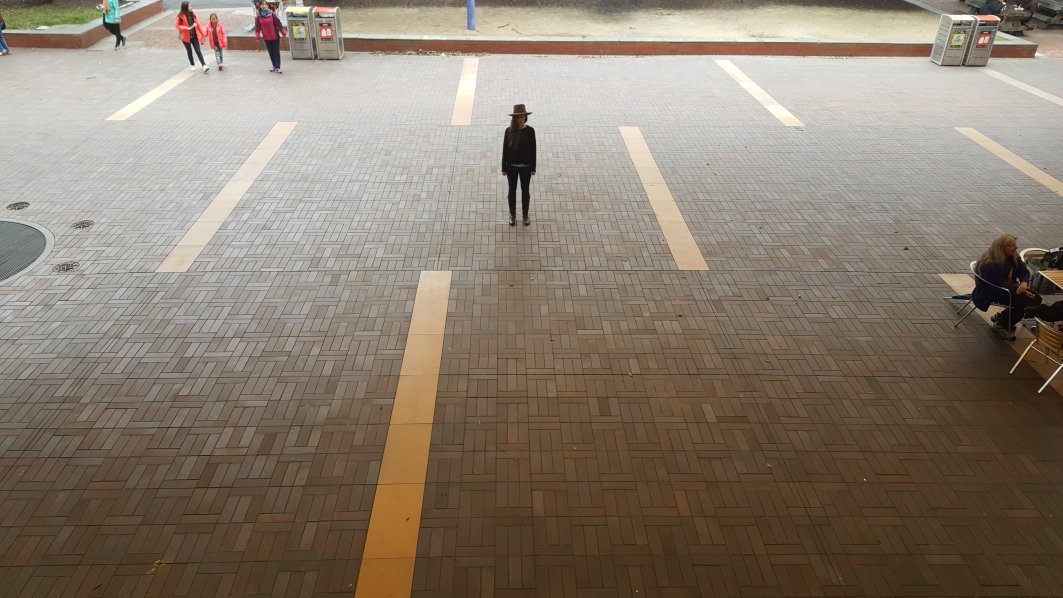
#> input picture camera/HOG_detector/test_image.jpg, 5312 x 2988 px (shown at 1/5 size)
$ python find_objects_w_HOG.py   (Python 2 division)   (older library calls are emulated)
#> lines starting #> are read from the running program, lines starting #| are printed output that depends on the picture; after the words box and inside, x2 and y2 are one past the last pixel; in counts of white or black regions, pixels touching at a corner belong together
#> further down, img_original is the input picture: shape (2988, 5312, 3); mean B, G, R 111.9, 125.9, 138.3
### camera/HOG_detector/saliency.py
#!/usr/bin/env python
# -*- coding: utf-8 -*-

"""A module to generate a saliency map from an RGB image
    This code is based on the approach described in:
    [1] X. Hou and L. Zhang (2007). Saliency Detection: A Spectral Residual
        Approach. IEEE Transactions on Computer Vision and Pattern Recognition
        (CVPR), p.1-8. doi: 10.1109/CVPR.2007.383267
"""

import cv2
import numpy as np
from matplotlib import pyplot as plt


class Saliency:
    """Generate saliency map from RGB images with the spectral residual method
        This class implements an algorithm that is based on the spectral
        residual approach (Hou & Zhang, 2007).
    """
    def __init__(self, img, use_numpy_fft=True, gauss_kernel=(5, 5)):
        """Constructor
            This method initializes the saliency algorithm.
            :param img: an RGB input image
            :param use_numpy_fft: flag whether to use NumPy's FFT (True) or
                                  OpenCV's FFT (False)
            :param gauss_kernel: Kernel size for Gaussian blur
        """
#> called with use_numpy_fft = True, gauss_kernel = (5, 5)
        self.use_numpy_fft = use_numpy_fft
        self.gauss_kernel = gauss_kernel
        self.frame_orig = img

        # downsample image for processing
        self.small_shape = (64, 64)
        self.frame_small = cv2.resize(img, self.small_shape[1::-1])

        # whether we need to do the math (True) or it has already
        # been done (False)
        self.need_saliency_map = True

    def get_saliency_map(self):
        """Returns a saliency map
            This method generates a saliency map for the image that was
            passed to the class constructor.
            :returns: grayscale saliency map
        """
        if self.need_saliency_map:
            # haven't calculated saliency map for this image yet
            num_channels = 1
            if len(self.frame_orig.shape) == 2:
                # single channel
                sal = self._get_channel_sal_magn(self.frame_small)
            else:
                # multiple channels: consider each channel independently
                sal = np.zeros_like(self.frame_small).astype(np.float32)
                for c in xrange(self.frame_small.shape[2]):
                    small = self.frame_small[:, :, c]
                    sal[:, :, c] = self._get_channel_sal_magn(small)
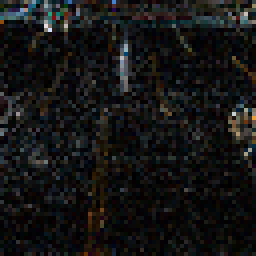
#> sal: shape (64, 64, 3) float32 (shown 4 times larger); mean B, G, R 0.0111, 0.0112, 0.0113; drawn with min black and max white
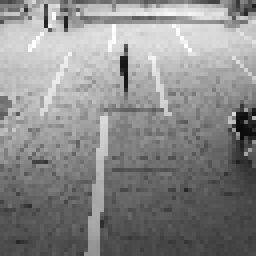
#> small: shape (64, 64) (shown 4 times larger); min 10, max 255, mean 137.6

                # overall saliency: channel mean
                sal = np.mean(sal, 2)
#> sal: shape (64, 64) float32

            # postprocess: blur, square, and normalize
            if self.gauss_kernel is not None:
                sal = cv2.GaussianBlur(sal, self.gauss_kernel, sigmaX=8,
                                       sigmaY=0)
            sal = sal**2
            sal = np.float32(sal)/np.max(sal)

            # scale up
            sal = cv2.resize(sal, self.frame_orig.shape[1::-1])
#> sal: shape (720, 1280) float32

            # store a copy so we do the work only once per frame
            self.saliencyMap = sal
            self.need_saliency_map = False

        return self.saliencyMap

    def _get_channel_sal_magn(self, channel):
        """Returns the log-magnitude of the Fourier spectrum
            This method calculates the log-magnitude of the Fourier spectrum
            of a single-channel image. This image could be a regular grayscale
            image, or a single color channel of an RGB image.
            :param channel: single-channel input image
            :returns: log-magnitude of Fourier spectrum
        """
        # do FFT and get log-spectrum
        if self.use_numpy_fft:
            img_dft = np.fft.fft2(channel)
            magnitude, angle = cv2.cartToPolar(np.real(img_dft),
                                               np.imag(img_dft))
        else:
            img_dft = cv2.dft(np.float32(channel),
                              flags=cv2.DFT_COMPLEX_OUTPUT)
            magnitude, angle = cv2.cartToPolar(img_dft[:, :, 0],
                                               img_dft[:, :, 1])

        # get log amplitude
        log_ampl = np.log10(magnitude.clip(min=1e-9))

        # blur log amplitude with avg filter
        log_ampl_blur = cv2.blur(log_ampl, (3, 3))

        # residual
        residual = np.exp(log_ampl - log_ampl_blur)

        # back to cartesian frequency domain
        if self.use_numpy_fft:
            real_part, imag_part = cv2.polarToCart(residual, angle)
            img_combined = np.fft.ifft2(real_part + 1j*imag_part)
            magnitude, _ = cv2.cartToPolar(np.real(img_combined),
                                           np.imag(img_combined))
        else:
            img_dft[:, :, 0], img_dft[:, :, 1] = cv2.polarToCart(residual,
                                                                 angle)
            img_combined = cv2.idft(img_dft)
            magnitude, _ = cv2.cartToPolar(img_combined[:, :, 0],
                                           img_combined[:, :, 1])

        return magnitude

    # [87 lines left out: functions calc_magnitude_spectrum, plot_power_spectrum, get_proto_objects_map, not called in this run]

### camera/HOG_detector/find_objects_w_HOG.py
import cv2
import numpy as np
from matplotlib import pyplot as plt
import time

#SAL
from saliency import Saliency
#HOG
#from imutils.object_detection import non_max_supression
#from imutils import paths
#import imutils


BUFFER = 40

#read an image
img_original = cv2.imread('test_image.jpg')
img_grayscale = cv2.cvtColor(img_original, cv2.COLOR_BGR2GRAY)

img_sized = cv2.resize(img_original,(1280,720))
img_size_exclusion = img_sized.copy()
img_hist = img_sized.copy()
img_hog = img_sized.copy()

start = time.time()
#find the saliency map
sal = Saliency(img_sized)
sal_map = sal.get_saliency_map()

end = time.time()

test_duration = end-start

#convert to the correct type
sal_conv = (sal_map*255).round().astype(np.uint8)

#find the contours
ret,thresh = cv2.threshold(sal_conv,100,255,0)
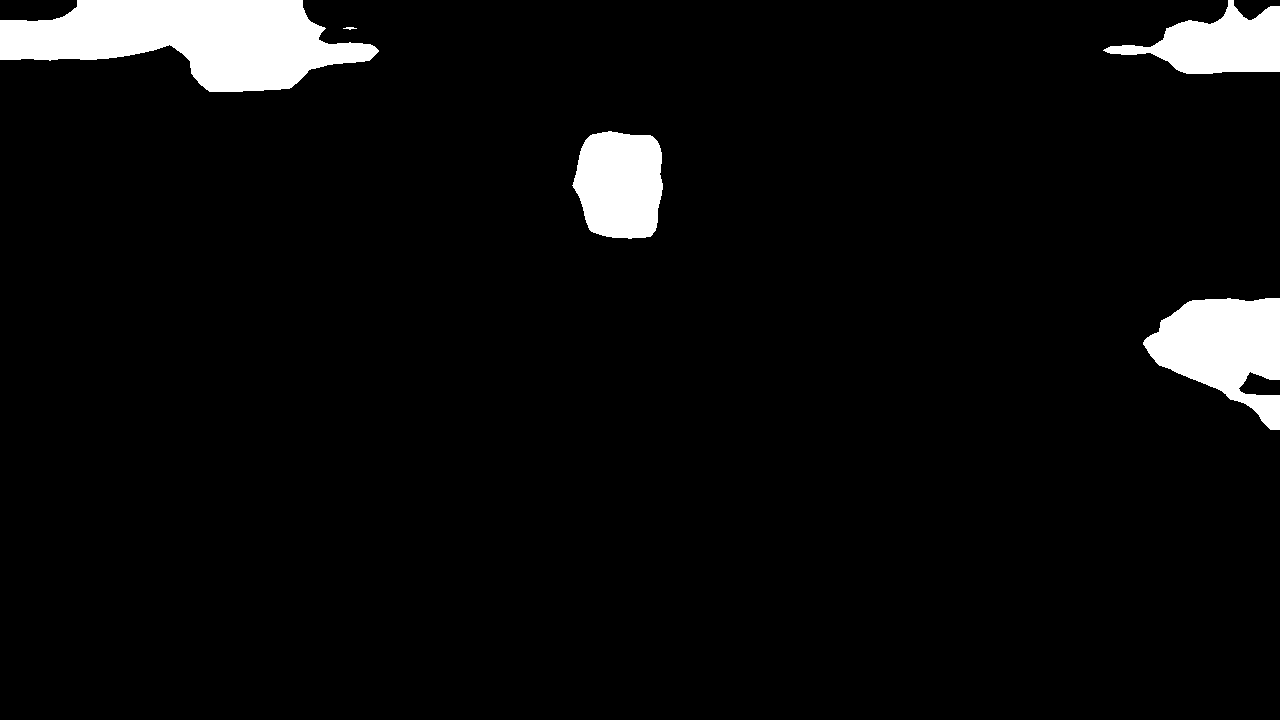
#> thresh: shape (720, 1280); 5.1% white; 5 white regions
_, contours, _ = cv2.findContours(thresh,cv2.RETR_TREE,cv2.CHAIN_APPROX_SIMPLE)
#> contours = 5 contours, 1 with area under 20; largest, box (x1, y1, x2, y2) and area: (0, 0, 379, 92) 20970, (1143, 298, 1280, 430) 10515, (572, 131, 663, 239) 7906, (1103, 0, 1280, 74) 6680


font = cv2.FONT_HERSHEY_SIMPLEX
mask = np.zeros(img_sized.shape,np.uint8)
color = ('b','r','g')
object_detected = None
detection_queue = []

for cnt in contours:
    (x,y),radius = cv2.minEnclosingCircle(cnt)
    center = (int(x),int(y))
    radius = int(radius)+ BUFFER
    area = 3.141*(radius**2)

    print "Object Detected :: AREA - ", area

    if area >= 30000 and area <= 40000:
        print "IN RANGE AREA DETECTED"
        cv2.circle(img_size_exclusion,center,radius,(0,255,255),2)
        cv2.putText(img_size_exclusion,str(area),center,font,1,(255,255,255),2,cv2.LINE_AA)
        cv2.drawContours(mask,[cnt],0,255,-1)

        rect = cv2.minAreaRect(cnt)
        box = cv2.boxPoints(rect)
        box = np.int0(box)
        cv2.drawContours(img_sized, [box],0,(0,0,255),2)
        x,y,w,h = cv2.boundingRect(cnt)
        h = h + BUFFER
        w = w + BUFFER
        object_detected = img_hist[y:y+h,x:x+w]

        #place into the detection queue to be multiprocessed
        detection_queue.insert(0,object_detected)

        #use a blank section to contrast against
        y = y
        x = x - 100
        blank_example = img_hist[y:y+h,x:x+w]

    cv2.circle(img_sized,center,radius,(0,255,0),2)
    cv2.putText(img_sized,str(area),center,font,1,(255,255,255),2,cv2.LINE_AA)
#> this loop made 5 passes
#> (x, y, radius, center, area, rect, box, w) on pass 2: (472, 131, 98, (620, 185), 30166.2, ((617.2, 184.6), (105.3, 89.94), -84.14), [[656, 241], [567, 232], [577, 127], [667, 136]], 131)
#> (x, y, radius, center, area) on passes 1, 3, 4, 5: (1225.1, 363.5, 124, (1225, 363), 48296), (349.5, 28, 46, (349, 28), 6646.4), (1193.6, 38.5, 131, (1193, 38), 53902.7), (188.7, 39.5, 229, (188, 39), 164717.2)
#| Object Detected :: AREA -  48296.016
#| Object Detected :: AREA -  30166.164
#| IN RANGE AREA DETECTED
#| Object Detected :: AREA -  6646.356
#| Object Detected :: AREA -  53902.701
#| Object Detected :: AREA -  164717.181
#> pass 2, `object_detected = img_hist[y:y+h,x:x+w]`:
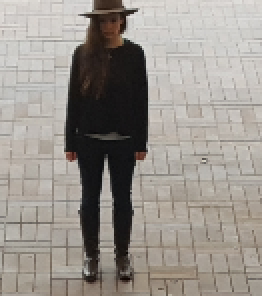
#> object_detected: shape (148, 131, 3) (shown 2 times larger); mean B, G, R 140.7, 147.1, 152.7
#> pass 2, `blank_example = img_hist[y:y+h,x:x+w]`:
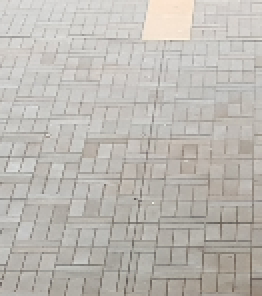
#> blank_example: shape (148, 131, 3) (shown 2 times larger); mean B, G, R 179.5, 185.3, 188.9
#> after the loop:
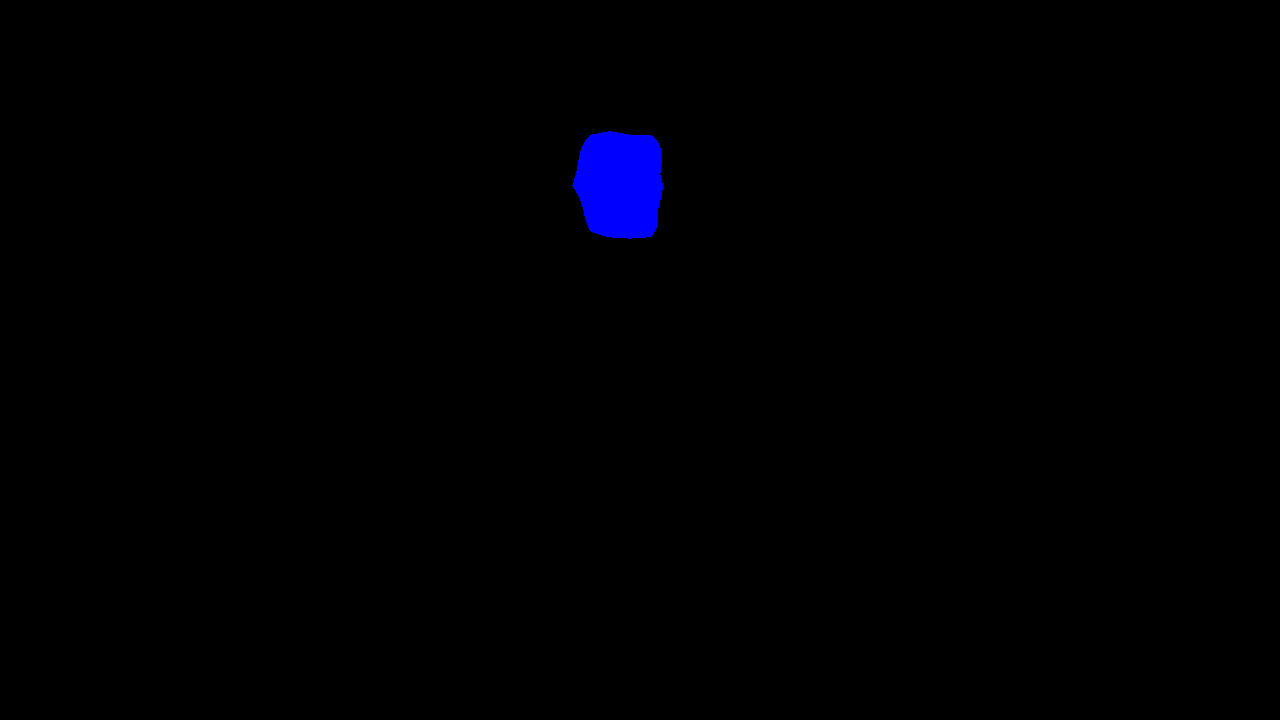
#> mask: shape (720, 1280, 3); mean B, G, R 2.2, 0, 0
#> after the loop, detection_queue = 1 item

#iterate through the detected objects queue

hog = cv2.HOGDescriptor()
hog.setSVMDetector(cv2.HOGDescriptor_getDefaultPeopleDetector())
count = 1

while detection_queue:
    score = 0
    object_query = detection_queue.pop()
    obj = object_query.copy()
    print "ANALYSING OBJECT ", count
    print "OBJECT SHAPE :: ", object_query.shape
    print " >> RUNNING HOG"
    (rects, weights) = hog.detectMultiScale(img_sized, winStride=(4,4),
                                                padding=(8,8), scale=1.05)

    for (x,y,w,h) in rects:
        cv2.rectangle(img_hog, (x,y),(x+w,y+h),(0,0,255),2)
        print "   +HOG POS"
    print "OBJECT ", count, " SCORE :: ", score
    count = count + 1
#> this loop made 1 pass
#> (score, rects, weights, count) on pass 1: (0, [[575, 102, 101, 201]], [1.74], 2)
#| ANALYSING OBJECT  1
#| OBJECT SHAPE ::  (148, 131, 3)
#|  >> RUNNING HOG
#|    +HOG POS
#| OBJECT  1  SCORE ::  0
#> after the loop, count = 2


#figure 1
fig = plt.figure(1)
fig.suptitle("Detection Time: " + str(test_duration))
#image 1
sub1 = plt.subplot(211)
sub1.set_title("Original Image")
plt.imshow(cv2.cvtColor(img_sized,cv2.COLOR_BGR2RGB))
#image 2
sub2 = plt.subplot(212)
sub2.set_title("Size Exclusion")
plt.imshow(cv2.cvtColor(img_size_exclusion,cv2.COLOR_BGR2RGB))

# figure 2
plt.figure(2)

#image 3
sub1 = plt.subplot(221)
sub1.set_title("Detected Object")
plt.imshow(cv2.cvtColor(object_detected,cv2.COLOR_BGR2RGB))

#image 4
sub2 = plt.subplot(222)
sub2.set_title("Negative Control")
plt.imshow(cv2.cvtColor(blank_example,cv2.COLOR_BGR2RGB))

#image 5
plt.subplot(223)
for i,col in enumerate(color):
            hist = cv2.calcHist([object_detected],[i],None,[256],[0,256])
            plt.plot(hist,color=col)

#image 6
plt.subplot(224)
for i,col in enumerate(color):
            hist = cv2.calcHist([blank_example],[i],None,[256],[0,256])
            plt.plot(hist,color=col)


#plt.show()

cv2.imshow('image',img_hog)
cv2.waitKey(0)
cv2.destroyAllWindows
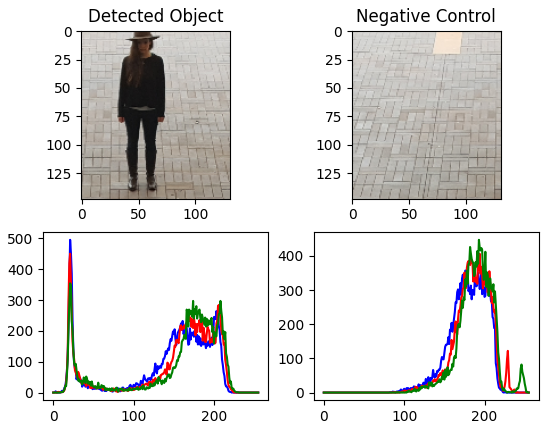
#> figure drawn by matplotlib, 4 panels; panel 3: curve peaks at x = 21, y = 495; panel 3: curve peaks at x = 21, y = 450; panel 3: curve peaks at x = 21, y = 354; panel 4: curve peaks at x = 196, y = 365
